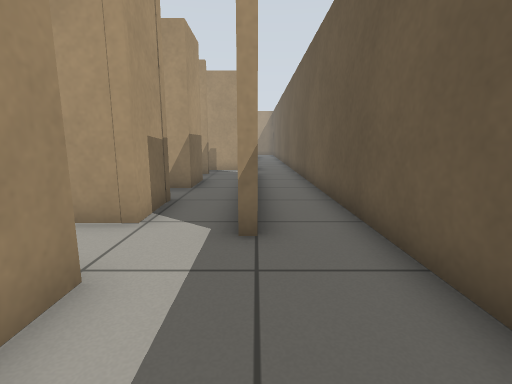
[1] (above)

15 first-person views from a walk through a Gazebo world. The camera is 0.72 m above the floor, tilts 10° down and sees 85° across. The floor is counted in squares, 0.5 m on a side. Each view is taken from the middle of a square. On the plan, view 1 faces up. The plan holds only what a view shows up to about 14 squares ahead; the rest is blank. The place goes on beyond the plan.

[2]
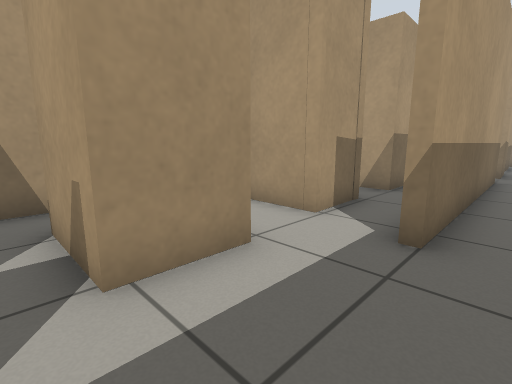

[3]
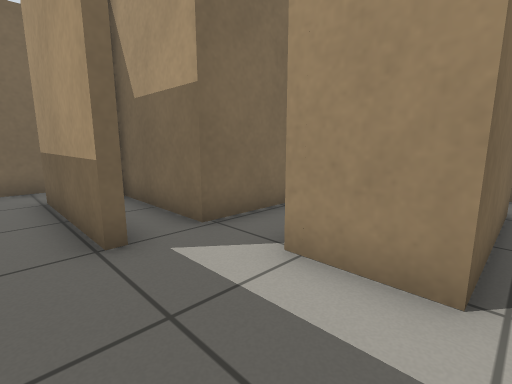

[4]
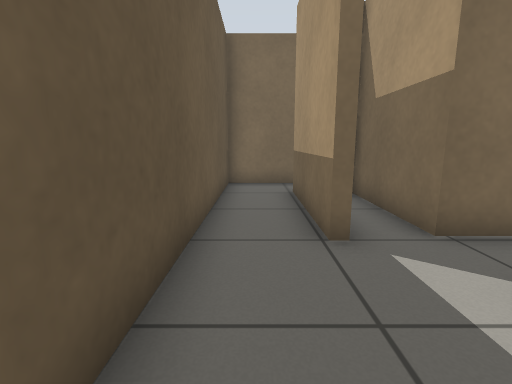

[5]
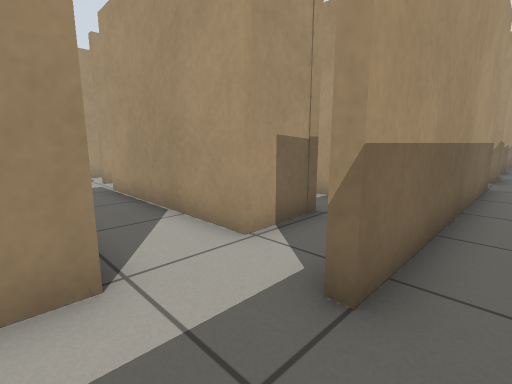

[6]
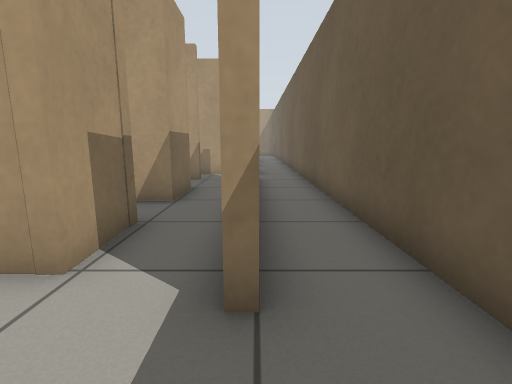

[7]
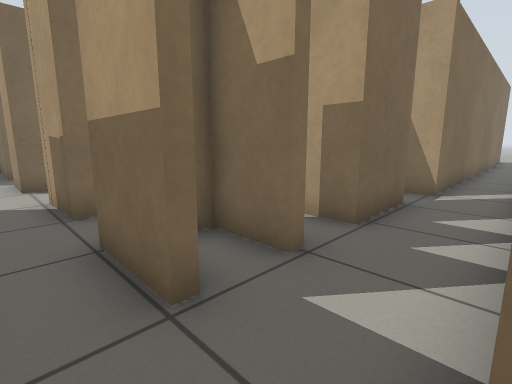

[8]
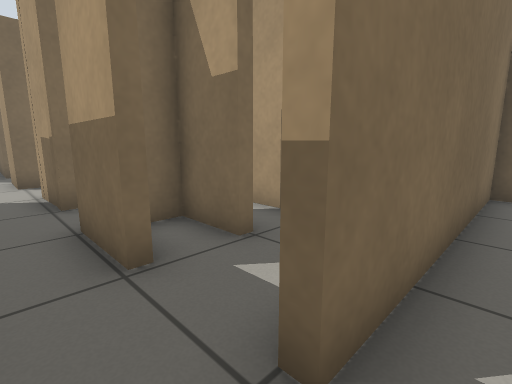

[9]
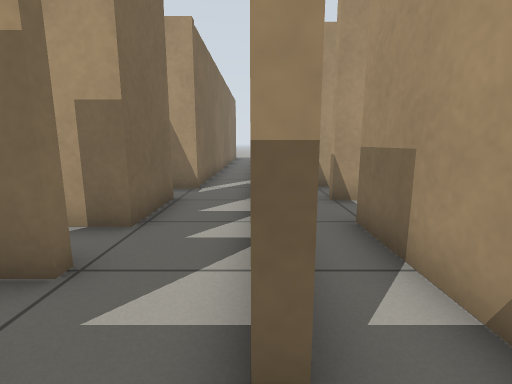

[10]
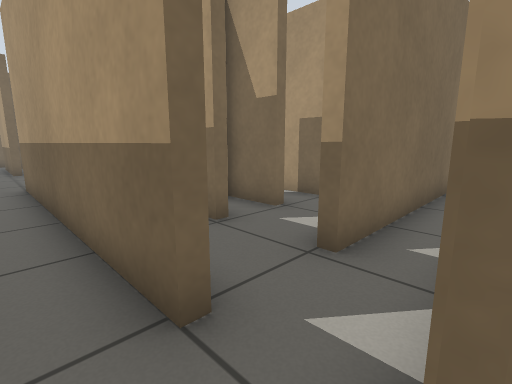

[11]
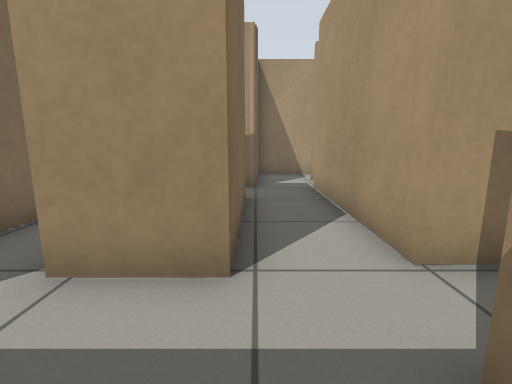

[12]
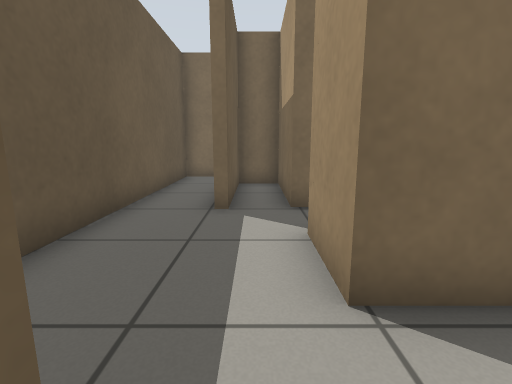

[13]
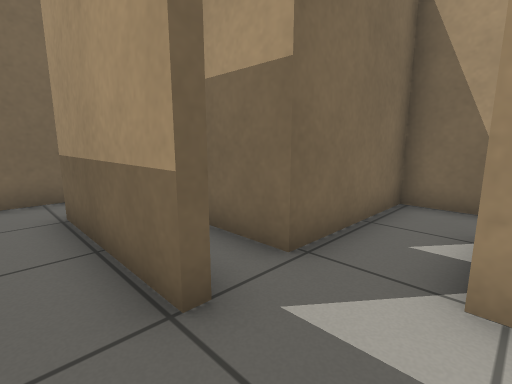

[14]
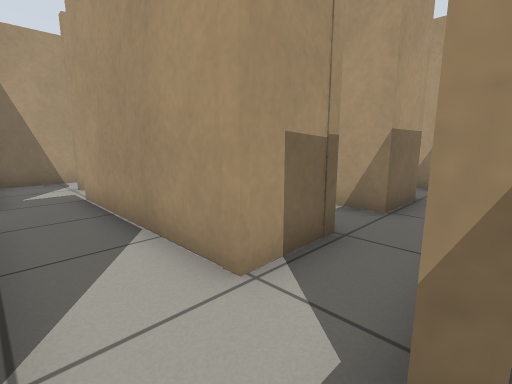

[15]
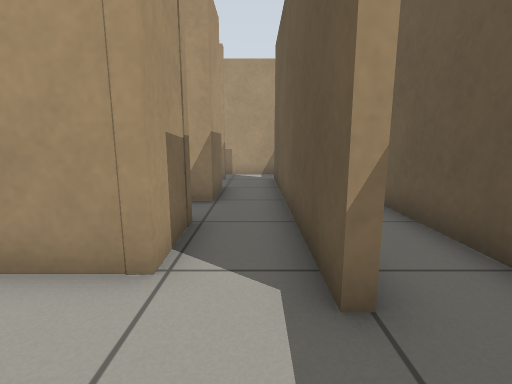

### Floor plan
Key: @ floor where view 1 was taken; # wall or solid block; . floor.
Columns run from 20 left of view 1 to 2 right of it. Each row starts with its distance up from view 1.
 21                     #
 20                     #
 19                     #
 18                     .
 17                     #
 16             #       #.#
 15           #.#.#######.#
 14           #...........#
 13           ########..#.#
 12  ...................#.#
 11 ###########.###.....#.#
 10           #   #.#.#.#.#
  9               # ###.#.#
  8                  ...#.#
  7                  ##.#.#
  6         # #       #.#.#
  5         #...#######.#.#
  4         #.............#
  3         #  ##.#####...#
  2               # ###...#
  1               #.###...#
  0               #.....@.#
 -1               #####.#.#
 -2                   #.#.#
 -3                   #.#.#
 -4                   #.#.#
 -5                   ###.#

Positions as (right, up) in squares from view 1, and headings:
1: (0, 0), facing up
2: (1, 0), facing up-left
3: (1, 3), facing down-left
4: (1, 3), facing down
5: (1, 2), facing up-left
6: (0, 2), facing up
7: (-1, 13), facing down-left
8: (-1, 14), facing down-left
9: (-1, 13), facing left
10: (1, 15), facing down-left
11: (1, 3), facing left
12: (-1, 5), facing down
13: (1, 1), facing down-left
14: (0, 3), facing up-left
15: (-1, 2), facing up
